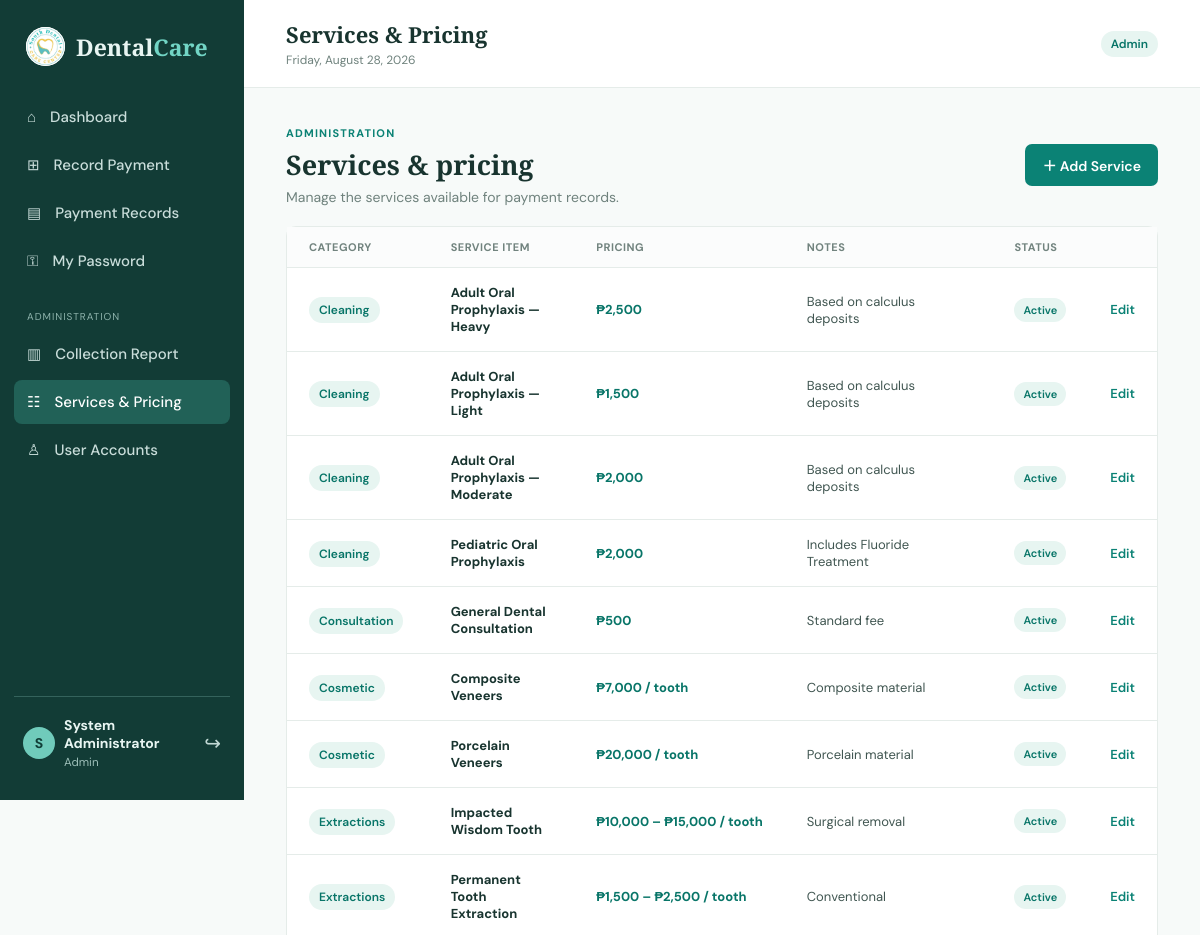
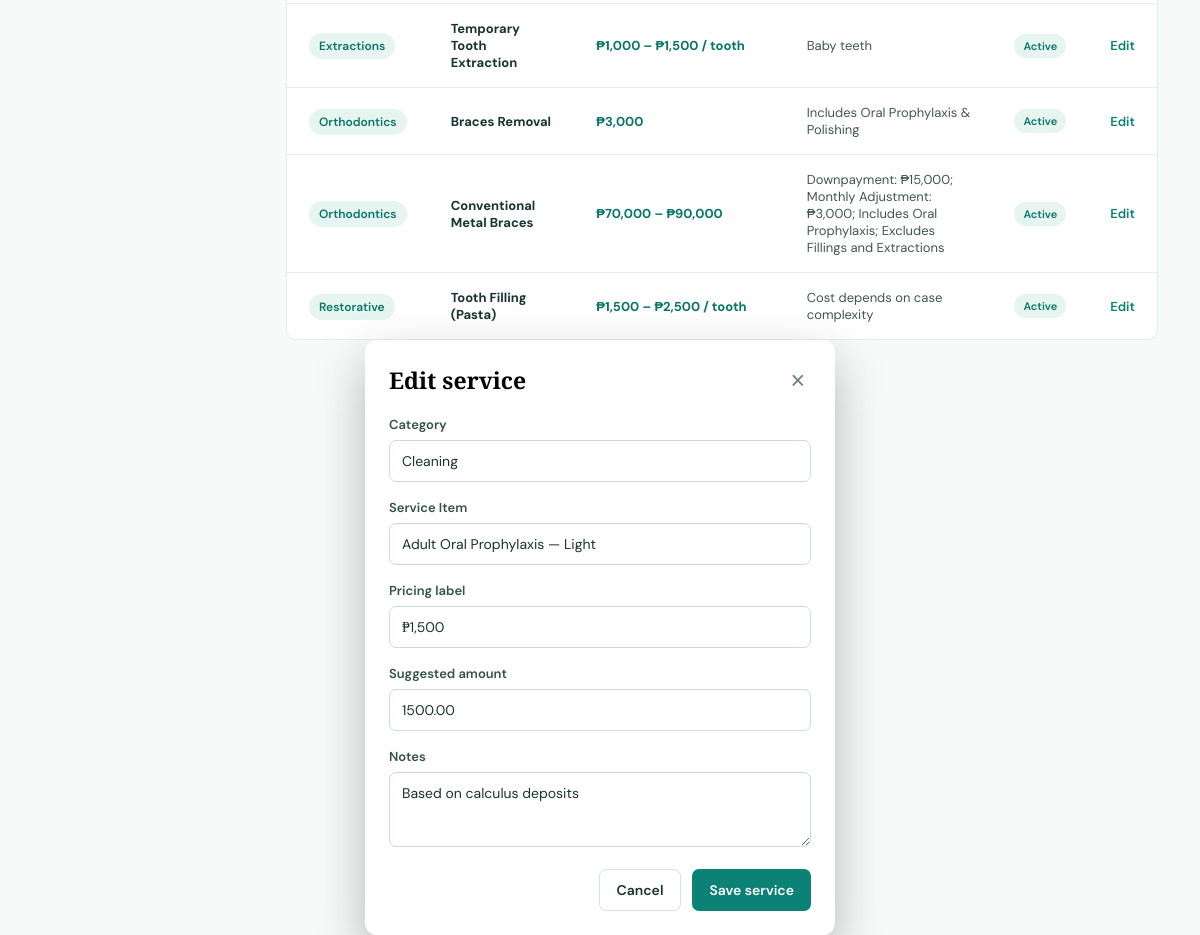
Page /admin/services.php?edit=2 (signed in) on the committed database (2 pictures, top to bottom).
### tables this page shows
CREATE TABLE services (id INT UNSIGNED AUTO_INCREMENT PRIMARY KEY, category VARCHAR(100) NOT NULL, service_item VARCHAR(160) NOT NULL, price_label VARCHAR(80) NOT NULL, default_price DECIMAL(10,2) NULL, notes TEXT NULL, active TINYINT(1) NOT NULL DEFAULT 1);

### shared/config.php (called while the page is built, shortened)
<?php
function db(): PDO {
    static $pdo = null;
    if ($pdo === null) {
        $pdo = new PDO('mysql:host=' . DB_HOST . ';dbname=' . DB_NAME . ';charset=utf8mb4', DB_USER, DB_PASS, [
            PDO::ATTR_ERRMODE => PDO::ERRMODE_EXCEPTION,
            PDO::ATTR_DEFAULT_FETCH_MODE => PDO::FETCH_ASSOC,
        ]);
    }
    return $pdo;
}
function e(?string $value): string { return htmlspecialchars((string)$value, ENT_QUOTES, 'UTF-8'); }

### admin/services.php (the view, shortened to what this page needs)
<?php require_once __DIR__.'/config.php'; require_admin(); $page_title='Services & Pricing'; require_once __DIR__.'/header.php';
$edit=null;if(isset($_GET['edit'])){$q=db()->prepare('SELECT * FROM services WHERE id=?');$q->execute([(int)$_GET['edit']]);$edit=$q->fetch();}$rows=db()->query('SELECT * FROM services ORDER BY category,service_item')->fetchAll(); ?>
<div class="list-head"><div><span>ADMINISTRATION</span><h2>Services & pricing</h2><p>Manage the services available for payment records.</p></div><button class="primary" onclick="document.getElementById('service-modal').showModal()">＋ Add Service</button></div><div class="panel"><div class="table-wrap"><table><thead><tr><th>Category</th><th>Service Item</th><th>Pricing</th><th>Notes</th><th>Status</th><th></th></tr></thead><tbody><?php foreach($rows as $r):?><tr><td><span class="tag"><?=e($r['category'])?></span></td><td><strong><?=e($r['service_item'])?></strong></td><td class="amount"><?=e($r['price_label'])?></td><td><?=e($r['notes'])?></td><td><form method="post"><input type="hidden" name="action" value="toggle"><input type="hidden" name="id" value="<?=$r['id']?>"><button class="status <?=$r['active']?'on':'off'?>"><?=$r['active']?'Active':'Inactive'?></button></form></td><td><a class="text-link" href="services.php?edit=<?=$r['id']?>">Edit</a></td></tr><?php endforeach;?></tbody></table></div></div>
<dialog id="service-modal" <?= $edit?'open':'' ?>><form method="post" class="modal-form"><input type="hidden" name="action" value="<?=$edit?'edit':'add'?>"><input type="hidden" name="id" value="<?=$edit['id']??''?>"><div class="modal-title"><h2><?=$edit?'Edit':'Add'?> service</h2><button type="button" onclick="this.closest('dialog').close()">×</button></div><label>Category<input name="category" value="<?=e($edit['category']??'')?>" required></label><label>Service Item<input name="service_item" value="<?=e($edit['service_item']??'')?>" required></label><label>Pricing label<input name="price_label" value="<?=e($edit['price_label']??'')?>" placeholder="e.g. ₱1,500 – ₱2,500"></label><label>Suggested amount<input type="number" step="0.01" min="0" name="default_price" value="<?=e($edit['default_price']??'')?>" placeholder="Optional"></label><label>Notes<textarea name="notes"><?=e($edit['notes']??'')?></textarea></label><div class="form-actions"><button type="button" class="secondary" onclick="this.closest('dialog').close()">Cancel</button><button class="primary">Save service</button></div></form></dialog><?php require __DIR__.'/footer.php';

### static/assets/style.css (style rules this page uses)
:root { --ink:#18342f;--muted:#6f827d;--line:#e5ece9;--green:#0b8275;--green2:#05685f;--pale:#f2faf8;--paper:#fff;--bg:#f7faf9;--danger:#b84343 }
* { box-sizing:border-box }
body { margin:0;background:var(--bg);color:var(--ink);font:14px 'DM Sans',sans-serif }
a { text-decoration:none;color:var(--green) }
.role-pill,.tag { background:#e7f5f1;color:#087568;padding:5px 10px;border-radius:20px;font-size:12px;font-weight:600 }
.welcome,.list-head { display:flex;align-items:center;justify-content:space-between;margin-bottom:25px }
.welcome span,.intro>span,.list-head span { font-size:11px;letter-spacing:1.2px;color:var(--green);font-weight:700 }
.welcome h2,.intro h2,.list-head h2 { font:700 27px 'Playfair Display';margin:5px 0 }
.welcome p,.intro p,.list-head p { margin:0;color:var(--muted) }
.primary,.secondary { border:0;border-radius:7px;padding:11px 17px;font:600 14px 'DM Sans';cursor:pointer;display:inline-block }
.primary { background:var(--green);color:white }
.secondary { background:white;color:var(--ink);border:1px solid #d7e1de }
.panel { background:white;border:1px solid var(--line);border-radius:10px }
.table-wrap { overflow:auto }
table { width:100%;border-collapse:collapse;min-width:720px }
th { text-align:left;color:#71837e;background:#fbfcfc;text-transform:uppercase;letter-spacing:.5px;font-size:11px;padding:13px 22px }
td { padding:16px 22px;border-top:1px solid var(--line);color:#405651;font-size:13px }
td strong { color:var(--ink) }
.amount { font-weight:700;color:#087568;white-space:nowrap }
label { display:grid;gap:7px;font-size:13px;font-weight:600;color:#35514b;margin-bottom:17px }
input,select,textarea { font:14px 'DM Sans';border:1px solid #cddbd7;border-radius:7px;padding:11px 12px;color:var(--ink);background:white;outline:none;width:100% }
textarea { min-height:75px;resize:vertical }
.form-actions { padding:19px 24px;display:flex;justify-content:flex-end;gap:11px }
.list-head { margin-bottom:20px }
.status { border:0;border-radius:20px;padding:5px 9px;font:600 11px 'DM Sans';cursor:pointer }
.status.on { color:#087568;background:#e7f5f1 }
.text-link { font-weight:600 }
dialog { border:0;border-radius:12px;padding:0;width:min(470px,calc(100% - 32px));box-shadow:0 20px 50px #0004 }
.modal-form { padding:24px }
.modal-title { display:flex;justify-content:space-between;align-items:center;margin-bottom:20px }
.modal-title h2 { font:700 23px 'Playfair Display';margin:0 }
.modal-title button { border:0;background:transparent;font-size:25px;color:var(--muted);cursor:pointer }
.modal-form .form-actions { padding:5px 0 0 }

### rows in the picture
services: category "Cleaning", service_item "Adult Oral Prophylaxis — Heavy", price_label "₱2,500", notes "Based on calculus deposits", active "Active"
services: category "Cleaning", service_item "Adult Oral Prophylaxis — Light", price_label "₱1,500", notes "Based on calculus deposits", active "Active", default_price "1500.00"
services: category "Cleaning", service_item "Adult Oral Prophylaxis — Moderate", price_label "₱2,000", notes "Based on calculus deposits", active "Active"
services: category "Cleaning", service_item "Pediatric Oral Prophylaxis", price_label "₱2,000", notes "Includes Fluoride Treatment", active "Active"
services: category "Consultation", service_item "General Dental Consultation", price_label "₱500", notes "Standard fee", active "Active"
services: category "Cosmetic", service_item "Composite Veneers", price_label "₱7,000 / tooth", notes "Composite material", active "Active"
services: category "Cosmetic", service_item "Porcelain Veneers", price_label "₱20,000 / tooth", notes "Porcelain material", active "Active"
services: category "Extractions", service_item "Impacted Wisdom Tooth", price_label "₱10,000 – ₱15,000 / tooth", notes "Surgical removal", active "Active"
services: category "Extractions", service_item "Permanent Tooth Extraction", price_label "₱1,500 – ₱2,500 / tooth", notes "Conventional", active "Active"
services: category "Extractions", service_item "Temporary Tooth Extraction", price_label "₱1,000 – ₱1,500 / tooth", notes "Baby teeth", active "Active"
services: category "Orthodontics", service_item "Braces Removal", price_label "₱3,000", notes "Includes Oral Prophylaxis & Polishing", active "Active"
services: category "Orthodontics", service_item "Conventional Metal Braces", price_label "₱70,000 – ₱90,000", notes "Downpayment: ₱15,000; Monthly Adjustment: ₱3,000; Includes Oral Prophylaxis; Excludes Fillings and Extractions", active "Active"
services: category "Restorative", service_item "Tooth Filling (Pasta)", price_label "₱1,500 – ₱2,500 / tooth", notes "Cost depends on case complexity", active "Active"

### other values in the picture
substr($_SESSION['user']['full_name'], 0, 1) "S"
$_SESSION['user']['full_name'] "System Administrator"
$_SESSION['user']['role'] "Admin"
$page_title "Services & Pricing"
